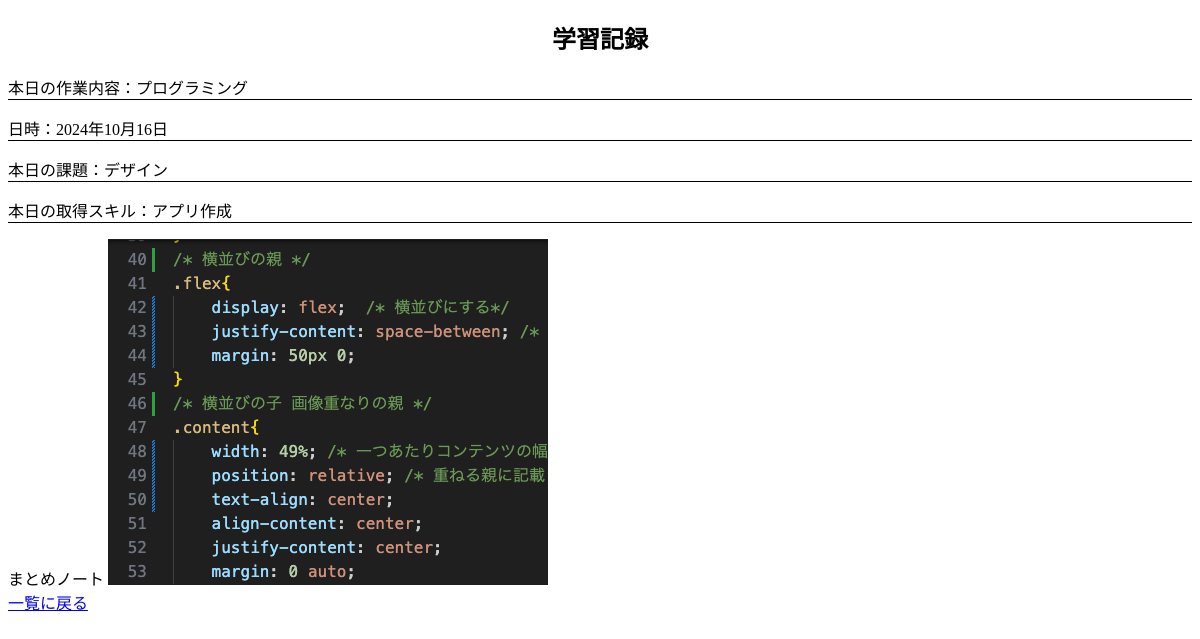
Page /record/post/27/ on the committed database.
### recordapp/models.py (models this page shows, shortened)
class Post(models.Model):
    slug = models.SlugField(blank=True, editable=True, unique=True)
    date = models.DateField(verbose_name='投稿日')
    what_done = models.TextField(verbose_name='本日の作業内容')
    what_not_done = models.TextField(verbose_name='本日の課題', blank=True)
    what_learned = models.TextField(verbose_name='本日の取得スキル', blank=True)
    summary_image = models.ImageField(upload_to='study_summaries/', verbose_name='まとめノート', blank=True, null=True)
    class Meta:
        verbose_name = '勉強記録'
        verbose_name_plural = '勉強記録一覧'

### recordapp/views.py (the view)
class PostDetailView(View):
    def get(self, request, slug):
        post = get_object_or_404(Post, slug=slug)
        return render(request, "recordapp/detail.html", {"post": post})

### templates/recordapp/detail.html
{% extends "recordapp/base.html" %}
{% block content %}
<h2>学習記録</h2>
<div class="post">
    <p>本日の作業内容：{{ post.what_done }}</p>
    <p>日時：{{ post.date }}</p>
    <p>本日の課題：{{ post.what_not_done }}</p>
    <p>本日の取得スキル：{{ post.what_learned }}</p>
    <div>まとめノート
        {% if post.summary_image %}
        <img src="{{ post.summary_image.url }}" alt="まとめノート">
        {% else %}
            <p>画像はありません</p>
        {% endif %}
    </div>
</div>
<a href="{% url 'recordapp:index' %}">一覧に戻る</a>
{% endblock %}

### static/css/style.css (style rules this page uses)
h2 { text-align: center; }
.post p { border-bottom:1px solid #000; }

### rows in the picture
Post: what_done "プログラミング", date "2024年10月16日", what_not_done "デザイン", what_learned "アプリ作成", summary_image (picture)
